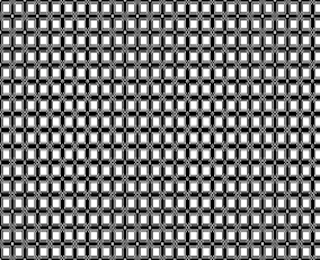
#> input picture JPEG Compression/pattern.png, 320 x 260 px
$ python -i extra.py   (imports and definitions only)
#> lines starting #> are read from the running program, lines starting #| are printed output that depends on the picture
import cv2
import numpy as np
import matplotlib.pyplot as plt

# [43 lines left out: functions harris_score, shi_tomasi, _manual_harris, not called in this run]


def _cv2_harris(gray, blocksize, ksize, alpha, dilate):
    dst = cv2.cornerHarris(gray, blocksize, ksize, alpha)

    if dilate:
        return cv2.dilate(dst, None)

    return dst


def harris(gray, blocksize=3, ksize=3, alpha=0.04, dilate=True, use_cv=True):
    """
    :param blocksize: window size, Default (3)
    :param ksize - Aperture parameter of Sobel derivative used, Default (3)
    :param alpha: Harris detector free parameter in the equation (0.04 to 0.06)
    :param dilate: result is dilated for marking the corners, not important
    :param use_cv: use opencv implementation or not

    :return: dst: array same shape as the gray image, with the keypoint response of each pixel
    """

    if use_cv:
        return _cv2_harris(gray, blocksize, ksize, alpha, dilate)
    return _manual_harris(gray, blocksize, alpha, dilate)


# [53 lines left out: functions annotate_keypoints, subpixel_accuracy, not called in this run]

>>> import cv2
>>> picture = cv2.imread('../JPEG Compression/pattern.png', cv2.IMREAD_GRAYSCALE)
#> picture: shape (260, 320); min 0, max 255, mean 124.7
>>> result = harris(picture)
#> in _cv2_harris, `dst = cv2.cornerHarris(gray, blocksize, ksize, alpha)`:
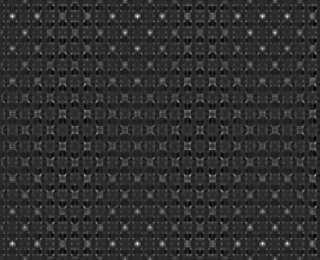
#> dst: shape (260, 320) float32; min -0.00575, max 0.0288, mean 0.00069; drawn with min black and max white
#> in _cv2_harris, `return cv2.dilate(dst, None)`:
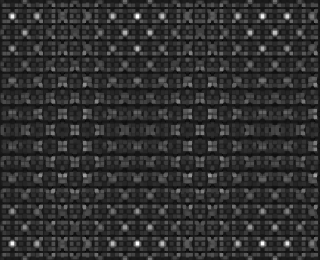
#> returned value: shape (260, 320) float32; min -0.00304, max 0.0288, mean 0.00302; drawn with min black and max white
